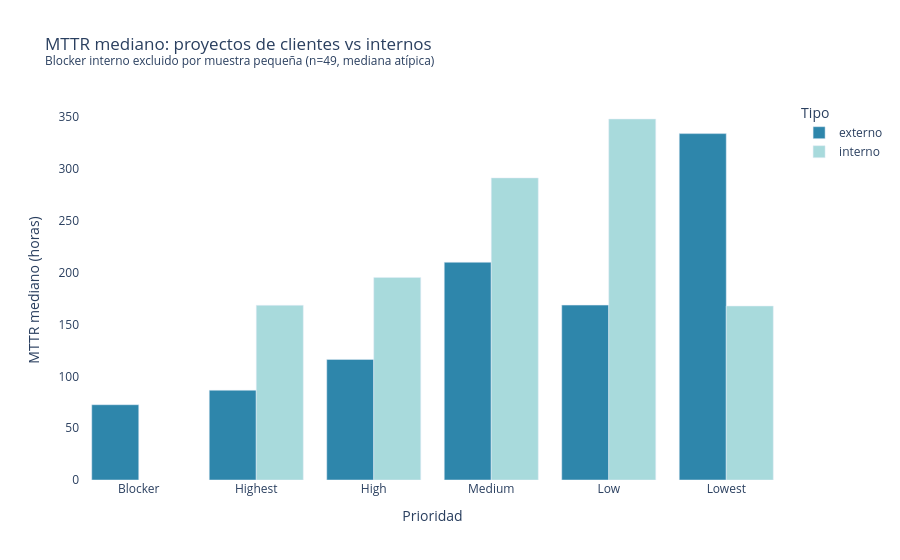

The notebook cell saved with this chart:
### Code cell
# Visualización: Externo vs Interno (excluyendo Blocker interno por anomalía)
df_viz = df_ext_int[~((df_ext_int['tipo_proyecto']=='interno') & (df_ext_int['issue_priority']=='Blocker'))].copy()

fig = px.bar(
    df_viz, x='issue_priority', y='mediana', color='tipo_proyecto', barmode='group',
    category_orders={'issue_priority': ORDEN},
    color_discrete_map={'externo':'#2E86AB','interno':'#A8DADC'},
    title='MTTR mediano: proyectos de clientes vs internos<br><sup>Blocker interno excluido por muestra pequeña (n=49, mediana atípica)</sup>',
    labels={'issue_priority':'Prioridad','mediana':'MTTR mediano (horas)','tipo_proyecto':'Tipo'}
)
fig.update_layout(plot_bgcolor='white')
fig.show()

### Figure 1 — Plotly figure (JSON) as saved in the notebook; plotly's stock layout.template omitted (floating-point values rounded to 4 significant figures)
{"data": [{"alignmentgroup": "True", "hovertemplate": "Tipo=externo<br>Prioridad=%{x}<br>MTTR mediano (horas)=%{y}<extra></extra>", "legendgroup": "externo", "marker": {"color": "#2E86AB", "pattern": {"shape": ""}}, "name": "externo", "offsetgroup": "externo", "orientation": "v", "showlegend": true, "textposition": "auto", "type": "bar", "x": ["Blocker", "Highest", "High", "Medium", "Low", "Lowest"], "xaxis": "x", "y": [72.6, 86.6, 116.3, 210.0, 168.7, 334.1], "yaxis": "y"}, {"alignmentgroup": "True", "hovertemplate": "Tipo=interno<br>Prioridad=%{x}<br>MTTR mediano (horas)=%{y}<extra></extra>", "legendgroup": "interno", "marker": {"color": "#A8DADC", "pattern": {"shape": ""}}, "name": "interno", "offsetgroup": "interno", "orientation": "v", "showlegend": true, "textposition": "auto", "type": "bar", "x": ["Highest", "High", "Medium", "Low", "Lowest"], "xaxis": "x", "y": [168.5, 195.4, 291.4, 348.2, 167.8], "yaxis": "y"}], "layout": {"barmode": "group", "legend": {"title": {"text": "Tipo"}, "tracegroupgap": 0}, "plot_bgcolor": "white", "title": {"text": "MTTR mediano: proyectos de clientes vs internos<br><sup>Blocker interno excluido por muestra pequeña (n=49, mediana atípica)</sup>"}, "xaxis": {"anchor": "y", "categoryarray": ["Blocker", "Highest", "High", "Medium", "Low", "Lowest"], "categoryorder": "array", "domain": [0, 1], "title": {"text": "Prioridad"}}, "yaxis": {"anchor": "x", "domain": [0, 1], "title": {"text": "MTTR mediano (horas)"}}}}
